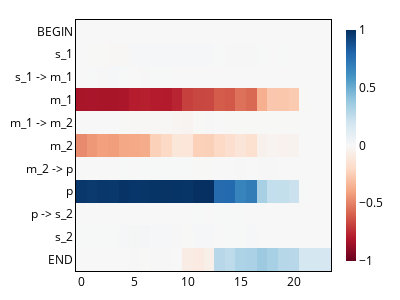

Notebook cell for this chart:
### Code cell
pu.plot_residual(h.normalise_tensor(h.resize_all(s_resid_denoising2)), labels, image_dir / "symbolic_residual2.png")

### Figure 1 — Plotly figure (JSON) as saved in the notebook; plotly's stock layout.template omitted (floating-point values rounded to 4 significant figures; data arrays with more than 128 entries replaced by an {"elided": "..."} marker saying what was removed)
{"data": [{"coloraxis": "coloraxis", "hovertemplate": "Layer: %{x}<br>Sequence Position: %{y}<br>color: %{z}<extra></extra>", "name": "0", "type": "heatmap", "xaxis": "x", "y": ["BEGIN", "s_1", "s_1 -> m_1", "m_1", "m_1 -> m_2", "m_2", "m_2 -> p", "p", "p -> s_2", "s_2", "END"], "yaxis": "y", "z": {"elided": "11x24 float values"}}], "layout": {"coloraxis": {"cmid": 0, "colorbar": {"len": 1, "lenmode": "fraction", "thickness": 10, "thicknessmode": "pixels", "title": {}}, "colorscale": [[0, "rgb(103,0,31)"], [0.1, "rgb(178,24,43)"], [0.2, "rgb(214,96,77)"], [0.3, "rgb(244,165,130)"], [0.4, "rgb(253,219,199)"], [0.5, "rgb(247,247,247)"], [0.6, "rgb(209,229,240)"], [0.7, "rgb(146,197,222)"], [0.8, "rgb(67,147,195)"], [0.9, "rgb(33,102,172)"], [1, "rgb(5,48,97)"]]}, "font": {"color": "black", "size": 12}, "height": 300, "margin": {"b": 20, "l": 10, "r": 10, "t": 20}, "title": {"font": {"size": 14}}, "width": 400, "xaxis": {"anchor": "y", "constrain": "domain", "domain": [0, 1], "linecolor": "black", "linewidth": 1, "mirror": true, "scaleanchor": "y", "showline": true, "showticklabels": true, "tickmode": "array", "ticks": "", "title": {}}, "yaxis": {"anchor": "x", "autorange": "reversed", "constrain": "domain", "domain": [0, 1], "linecolor": "black", "linewidth": 1, "mirror": true, "showline": true, "showticklabels": true, "tickmode": "array", "ticks": "", "ticktext": ["BEGIN", "s_1", "s_1 -> m_1", "m_1", "m_1 -> m_2", "m_2", "m_2 -> p", "p", "p -> s_2", "s_2", "END"], "tickvals": [0, 1, 2, 3, 4, 5, 6, 7, 8, 9, 10], "title": {}}}}
